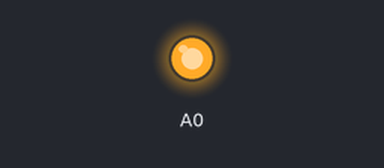
A sketch run on a simulated Arduino Uno, built with avr-gcc and run on an emulated ATmega328P. Parts: output pins drawn as LEDs (lit = HIGH).

Above: at 0.1 s.
Timing chart, 0 to 1.6 s (numbered marks = the images above):
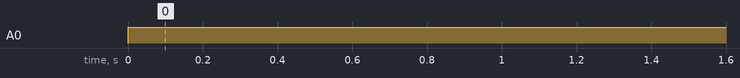

Measured:
- by itself, A0: LOW → HIGH at 0.00 s

The sketch:

Test_send.ino
```cpp
void setup() {
  // put your setup code here, to run once:
pinMode(A0, OUTPUT);
}

void loop() {
  analogWrite(A0,255);
  // put your main code here, to run repeatedly:

}
```
